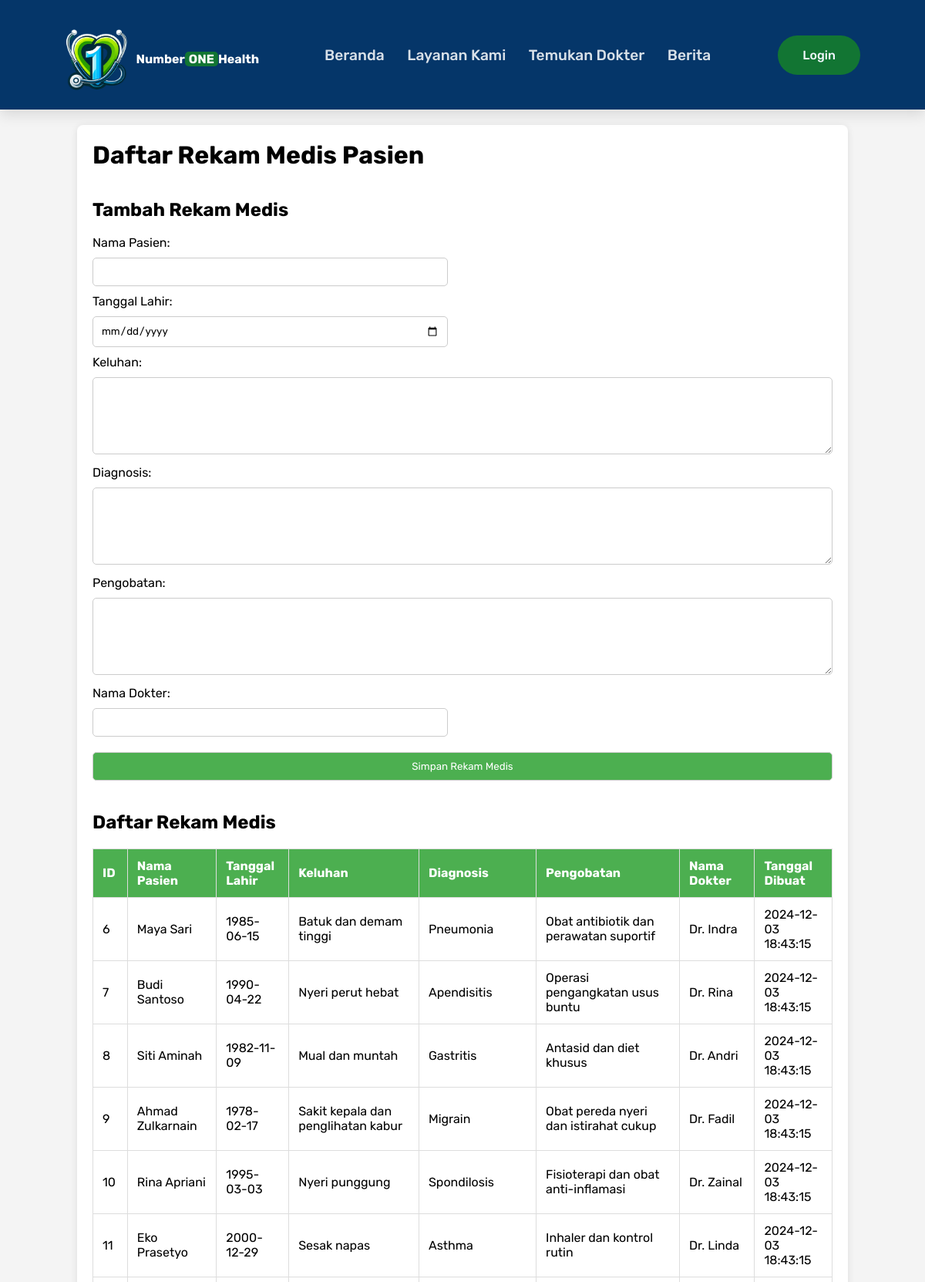
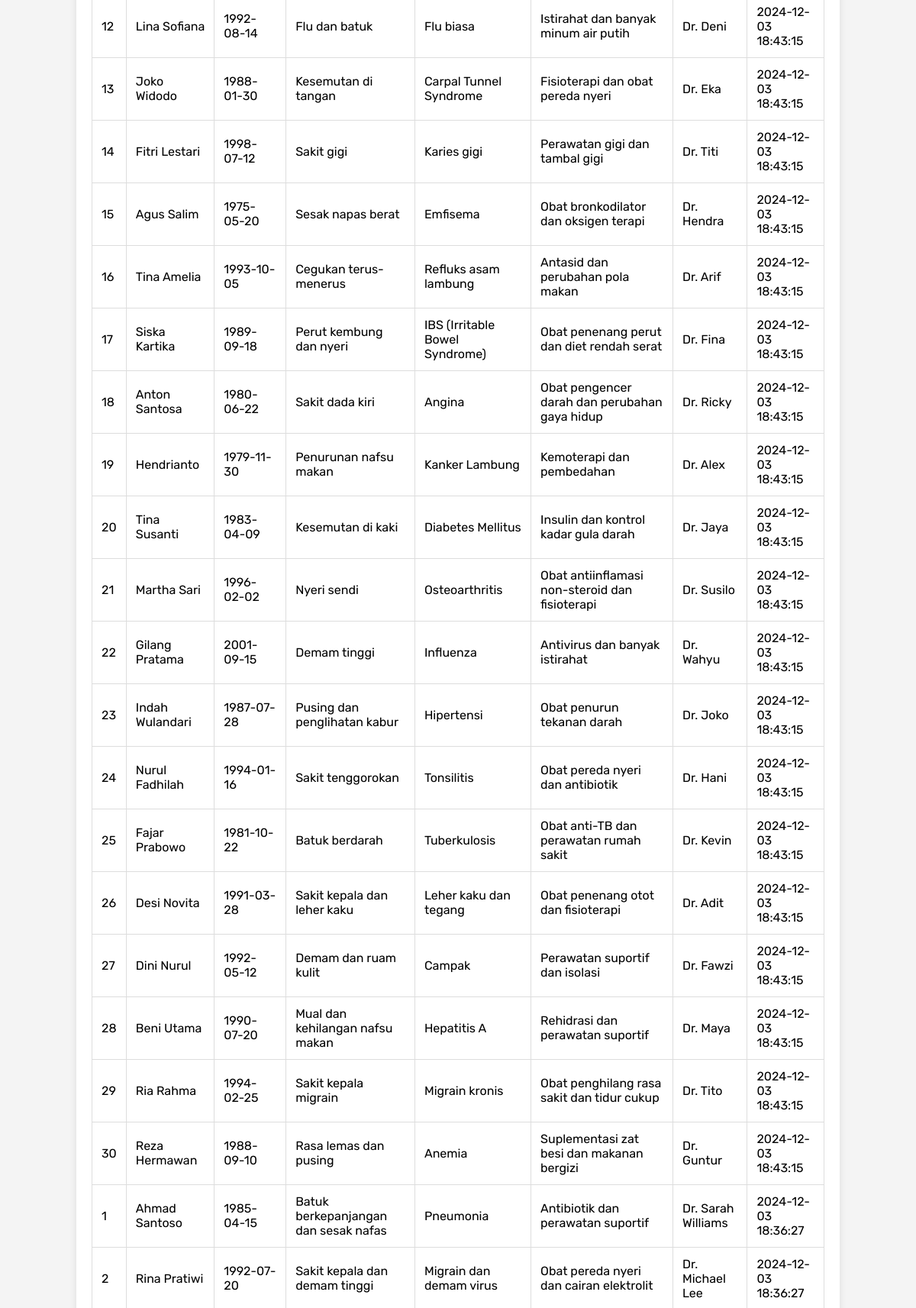
The app's page /rekam_medis.php (upper part) with its own data (2 pictures, top to bottom).
### tables this page shows
CREATE TABLE `medical_records` (
  `id` int(11) NOT NULL,
  `patient_name` varchar(255) NOT NULL,
  `dob` date NOT NULL,
  `complaints` text NOT NULL,
  `diagnosis` text NOT NULL,
  `treatment` text NOT NULL,
  `doctor` varchar(255) NOT NULL,
  `created_at` timestamp NOT NULL DEFAULT current_timestamp()
);

### rekam_medis.php (the view, shortened to what this page needs)
<?php
include('dbconn.php');
$sql = "SELECT * FROM medical_records ORDER BY created_at DESC";
$result = $conn->query($sql);
?>
<!DOCTYPE html>
<html lang="en">
<head>
    <link
        rel="stylesheet"
        href="https://cdnjs.cloudflare.com/ajax/libs/font-awesome/6.7.1/css/all.min.css"
    />
    <link rel="stylesheet" href="https://cdn.jsdelivr.net/npm/swiper@11/swiper-bundle.min.css" />
    <link rel="stylesheet" href="style.css" />
</head>
<body>
<header>
    <div class="logo">
        <img src="Images/LogoNumberOneHealth.png" alt="NumberOneHealth Logo" />
        <a>Number<span>ONE</span>Health</a>
    </div>
    <nav class="navbar">
        <a href="index.php">Beranda</a>
        <a href="index.php">Layanan Kami</a>
        <a href="index.php">Temukan Dokter</a>
        <a href="index.php">Berita</a>
    </nav>
    <?php if(!isset($_SESSION['role'])): ?>
        <a href="login.php" class="btn">Login</a>
    <?php else: ?>
        <a href="logout.php" class="btn">Logout</a>
    <?php endif; ?>
</header>
<main>
    <div class="container">
        <h1>Daftar Rekam Medis Pasien</h1>
        <br><br>
        <div class="form-container">
            <h2>Tambah Rekam Medis</h2><br>
            <form action="rekam_medis.php" method="POST">
                <label for="patient_name">Nama Pasien:</label><br>
                <input type="text" id="patient_name" name="patient_name" required><br>
                <label for="dob">Tanggal Lahir:</label><br>
                <input type="date" id="dob" name="dob" required><br>
                <label for="complaints">Keluhan:</label>
                <textarea id="complaints" name="complaints" required></textarea>
                <label for="diagnosis">Diagnosis:</label>
                <textarea id="diagnosis" name="diagnosis" required></textarea>
                <label for="treatment">Pengobatan:</label>
                <textarea id="treatment" name="treatment" required></textarea>
                <label for="doctor">Nama Dokter:</label><br>
                <input type="text" id="doctor" name="doctor" required>
                <button type="submit">Simpan Rekam Medis</button>
            </form>
        </div>
        <h2>Daftar Rekam Medis</h2>
        <table>
            <thead>
                <tr>
                    <th>ID</th>
                    <th>Nama Pasien</th>
                    <th>Tanggal Lahir</th>
                    <th>Keluhan</th>
                    <th>Diagnosis</th>
                    <th>Pengobatan</th>
                    <th>Nama Dokter</th>
                    <th>Tanggal Dibuat</th>
                </tr>
            </thead>
            <tbody>
                <?php
                if ($result->num_rows > 0) {
                    while ($row = $result->fetch_assoc()) {
                        echo "<tr>
                                <td>" . $row['id'] . "</td>
                                <td>" . $row['patient_name'] . "</td>
                                <td>" . $row['dob'] . "</td>
                                <td>" . nl2br($row['complaints']) . "</td>
                                <td>" . nl2br($row['diagnosis']) . "</td>
                                <td>" . nl2br($row['treatment']) . "</td>
                                <td>" . $row['doctor'] . "</td>
                                <td>" . $row['created_at'] . "</td>
                              </tr>";
                    }
                } else {
                    echo "<tr><td colspan='8'>Tidak ada data rekam medis.</td></tr>";
                }
                ?>
            </tbody>
        </table>
    </div>
</main>
</body>
</html>

### style.css (style rules this page uses)
* { margin: 0; padding: 0; box-sizing: border-box; outline: none; border: none; text-decoration: none; font-family: "Rubik", sans-serif; }
header { position: relative; top: 0; left: 0; right: 0; display: flex; justify-content: space-between; align-items: center; padding: 1.5rem 7%; width: 100%; box-shadow: 0 0.5rem 1rem rgba(0, 0, 0, 0.1); z-index: 1000; background-color: #053669; }
.logo { width: 150px; display: flex; align-items: center; }
.logo img { width: 55%; }
.logo a { font-weight: 700; font-size: 1rem; margin-top: 10px; margin-left: 10px; color: white; }
.logo span { background-color: rgb(18, 117, 51); padding: 0px 5px; color: white; border-radius: 5px; font-weight: bold; }
.navbar { align-items: center; }
.navbar a { color: rgba(255, 255, 255, 0.849); font-weight: 500; font-size: 1.2rem; margin: 0.8rem; position: relative; transition: 0.5s; left: 100px; }
.navbar a::after { content: ""; background-color: white; width: 0; position: absolute; height: 0.2rem; left: 0; margin-top: 0.5rem; top: 100%; transition: 0.5s; }
.btn { padding: 1rem 2rem; font-size: 1rem; font-weight: 500; background: rgb(18, 117, 51); color: aliceblue; text-decoration: none; cursor: pointer; border-radius: 50px; margin-left: 100px; }

### rekam_medis.php (style rules this page uses)
body { font-family: 'Rubik', sans-serif; margin: 0; padding: 0; background-color: #f4f4f4; }
.container { width: 90%; max-width: 1000px; margin: 20px auto; padding: 20px; background-color: #ffffff; box-shadow: 0 2px 10px rgba(0, 0, 0, 0.1); border-radius: 8px; }
.form-container { margin-bottom: 30px; }
.form-container input, .form-container textarea, .form-container button { width: 100%; padding: 10px; margin: 10px 0; border-radius: 5px; border: 1px solid #ccc; }
.form-container input[type="text"], .form-container input[type="date"] { width: 48%; display: inline-block; }
.form-container textarea { resize: vertical; min-height: 100px; }
.form-container button { background-color: #4CAF50; color: white; cursor: pointer; }
table { width: 100%; border-collapse: collapse; margin-top: 20px; }
table, th, td { border: 1px solid #ddd; }
th, td { padding: 12px; text-align: left; }
th { background-color: #4CAF50; color: white; }
td { background-color: #ffffff; }
tr:nth-child(even) { background-color: #f9f9f9; }

### records on screen
medical_records: id "6", patient_name "Maya Sari", dob "1985-06-15", complaints "Batuk dan demam tinggi", diagnosis "Pneumonia", treatment "Obat antibiotik dan perawatan suportif", doctor "Dr. Indra", created_at "2024-12-03 18:43:15"
medical_records: id "7", patient_name "Budi Santoso", dob "1990-04-22", complaints "Nyeri perut hebat", diagnosis "Apendisitis", treatment "Operasi pengangkatan usus buntu", doctor "Dr. Rina", created_at "2024-12-03 18:43:15"
medical_records: id "8", patient_name "Siti Aminah", dob "1982-11-09", complaints "Mual dan muntah", diagnosis "Gastritis", treatment "Antasid dan diet khusus", doctor "Dr. Andri", created_at "2024-12-03 18:43:15"
medical_records: id "9", patient_name "Ahmad Zulkarnain", dob "1978-02-17", complaints "Sakit kepala dan penglihatan kabur", diagnosis "Migrain", treatment "Obat pereda nyeri dan istirahat cukup", doctor "Dr. Fadil", created_at "2024-12-03 18:43:15"
medical_records: id "10", patient_name "Rina Apriani", dob "1995-03-03", complaints "Nyeri punggung", diagnosis "Spondilosis", treatment "Fisioterapi dan obat anti-inflamasi", doctor "Dr. Zainal", created_at "2024-12-03 18:43:15"
medical_records: id "11", patient_name "Eko Prasetyo", dob "2000-12-29", complaints "Sesak napas", diagnosis "Asthma", treatment "Inhaler dan kontrol rutin", doctor "Dr. Linda", created_at "2024-12-03 18:43:15"
medical_records: id "12", patient_name "Lina Sofiana", dob "1992-08-14", complaints "Flu dan batuk", diagnosis "Flu biasa", treatment "Istirahat dan banyak minum air putih", doctor "Dr. Deni", created_at "2024-12-03 18:43:15"
medical_records: id "13", patient_name "Joko Widodo", dob "1988-01-30", complaints "Kesemutan di tangan", diagnosis "Carpal Tunnel Syndrome", treatment "Fisioterapi dan obat pereda nyeri", doctor "Dr. Eka", created_at "2024-12-03 18:43:15"
medical_records: id "14", patient_name "Fitri Lestari", dob "1998-07-12", complaints "Sakit gigi", diagnosis "Karies gigi", treatment "Perawatan gigi dan tambal gigi", doctor "Dr. Titi", created_at "2024-12-03 18:43:15"
medical_records: id "15", patient_name "Agus Salim", dob "1975-05-20", complaints "Sesak napas berat", diagnosis "Emfisema", treatment "Obat bronkodilator dan oksigen terapi", doctor "Dr. Hendra", created_at "2024-12-03 18:43:15"
medical_records: id "16", patient_name "Tina Amelia", dob "1993-10-05", complaints "Cegukan terus-menerus", diagnosis "Refluks asam lambung", treatment "Antasid dan perubahan pola makan", doctor "Dr. Arif", created_at "2024-12-03 18:43:15"
medical_records: id "17", patient_name "Siska Kartika", dob "1989-09-18", complaints "Perut kembung dan nyeri", diagnosis "IBS (Irritable Bowel Syndrome)", treatment "Obat penenang perut dan diet rendah serat", doctor "Dr. Fina", created_at "2024-12-03 18:43:15"
medical_records: id "18", patient_name "Anton Santosa", dob "1980-06-22", complaints "Sakit dada kiri", diagnosis "Angina", treatment "Obat pengencer darah dan perubahan gaya hidup", doctor "Dr. Ricky", created_at "2024-12-03 18:43:15"
medical_records: id "19", patient_name "Hendrianto", dob "1979-11-30", complaints "Penurunan nafsu makan", diagnosis "Kanker Lambung", treatment "Kemoterapi dan pembedahan", doctor "Dr. Alex", created_at "2024-12-03 18:43:15"
medical_records: id "20", patient_name "Tina Susanti", dob "1983-04-09", complaints "Kesemutan di kaki", diagnosis "Diabetes Mellitus", treatment "Insulin dan kontrol kadar gula darah", doctor "Dr. Jaya", created_at "2024-12-03 18:43:15"
medical_records: id "21", patient_name "Martha Sari", dob "1996-02-02", complaints "Nyeri sendi", diagnosis "Osteoarthritis", treatment "Obat antiinflamasi non-steroid dan fisioterapi", doctor "Dr. Susilo", created_at "2024-12-03 18:43:15"
medical_records: id "22", patient_name "Gilang Pratama", dob "2001-09-15", complaints "Demam tinggi", diagnosis "Influenza", treatment "Antivirus dan banyak istirahat", doctor "Dr. Wahyu", created_at "2024-12-03 18:43:15"
medical_records: id "23", patient_name "Indah Wulandari", dob "1987-07-28", complaints "Pusing dan penglihatan kabur", diagnosis "Hipertensi", treatment "Obat penurun tekanan darah", doctor "Dr. Joko", created_at "2024-12-03 18:43:15"
medical_records: id "24", patient_name "Nurul Fadhilah", dob "1994-01-16", complaints "Sakit tenggorokan", diagnosis "Tonsilitis", treatment "Obat pereda nyeri dan antibiotik", doctor "Dr. Hani", created_at "2024-12-03 18:43:15"
medical_records: id "25", patient_name "Fajar Prabowo", dob "1981-10-22", complaints "Batuk berdarah", diagnosis "Tuberkulosis", treatment "Obat anti-TB dan perawatan rumah sakit", doctor "Dr. Kevin", created_at "2024-12-03 18:43:15"
medical_records: id "26", patient_name "Desi Novita", dob "1991-03-28", complaints "Sakit kepala dan leher kaku", diagnosis "Leher kaku dan tegang", treatment "Obat penenang otot dan fisioterapi", doctor "Dr. Adit", created_at "2024-12-03 18:43:15"
medical_records: id "27", patient_name "Dini Nurul", dob "1992-05-12", complaints "Demam dan ruam kulit", diagnosis "Campak", treatment "Perawatan suportif dan isolasi", doctor "Dr. Fawzi", created_at "2024-12-03 18:43:15"
medical_records: id "28", patient_name "Beni Utama", dob "1990-07-20", complaints "Mual dan kehilangan nafsu makan", diagnosis "Hepatitis A", treatment "Rehidrasi dan perawatan suportif", doctor "Dr. Maya", created_at "2024-12-03 18:43:15"
medical_records: id "29", patient_name "Ria Rahma", dob "1994-02-25", complaints "Sakit kepala migrain", diagnosis "Migrain kronis", treatment "Obat penghilang rasa sakit dan tidur cukup", doctor "Dr. Tito", created_at "2024-12-03 18:43:15"
medical_records: id "30", patient_name "Reza Hermawan", dob "1988-09-10", complaints "Rasa lemas dan pusing", diagnosis "Anemia", treatment "Suplementasi zat besi dan makanan bergizi", doctor "Dr. Guntur", created_at "2024-12-03 18:43:15"
medical_records: id "1", patient_name "Ahmad Santoso", dob "1985-04-15", complaints "Batuk berkepanjangan dan sesak nafas", diagnosis "Pneumonia", treatment "Antibiotik dan perawatan suportif", doctor "Dr. Sarah Williams", created_at "2024-12-03 18:36:27"
medical_records: id "2", patient_name "Rina Pratiwi", dob "1992-07-20", complaints "Sakit kepala dan demam tinggi", diagnosis "Migrain dan demam virus", treatment "Obat pereda nyeri dan cairan elektrolit", doctor "Dr. Michael Lee", created_at "2024-12-03 18:36:27"
